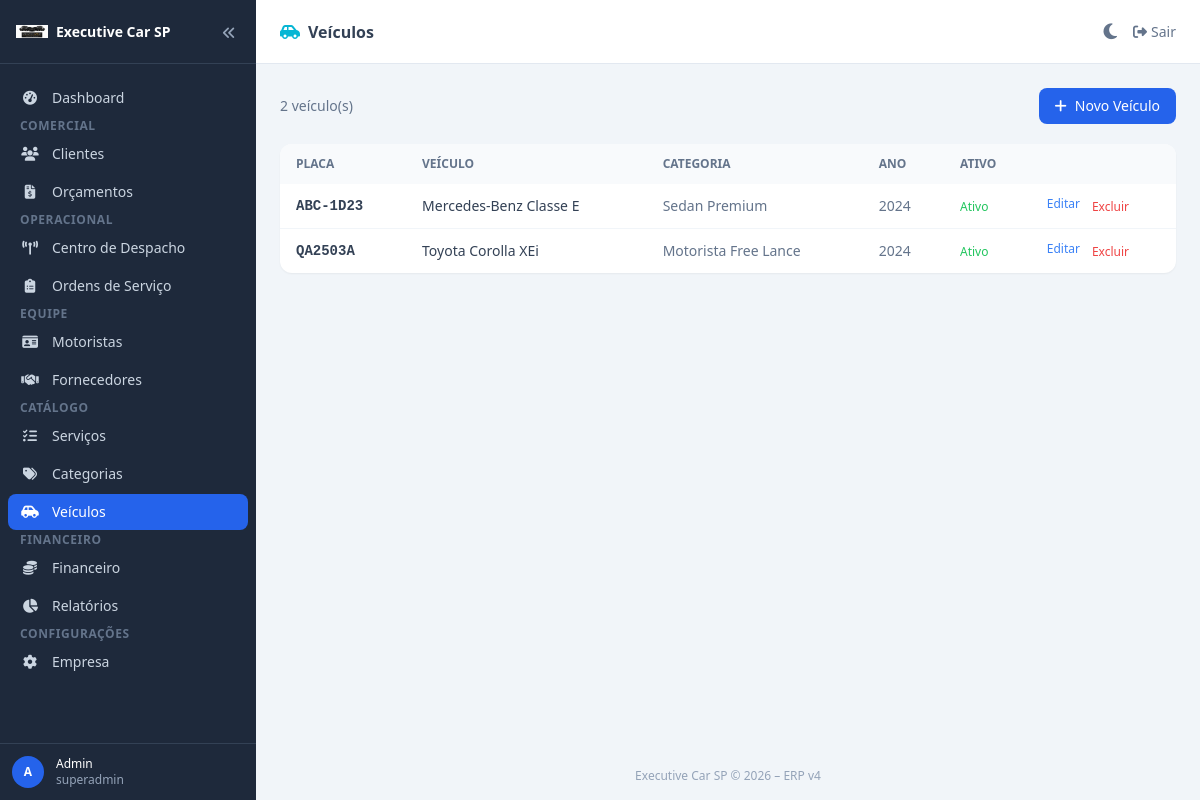
/vehicles/ (signed in), run on the app's committed database.
### app/models/company.py (models this page shows, shortened)
class Company(db.Model, TimestampMixin):
    __tablename__ = "companies"
    id       = db.Column(db.Integer, primary_key=True)
    name     = db.Column(db.String(200), nullable=False)
    slug     = db.Column(db.String(100), unique=True, nullable=False)
    email    = db.Column(db.String(200))
    phone    = db.Column(db.String(50))
    document = db.Column(db.String(50))   # CNPJ
    address  = db.Column(db.Text)
    logo_url = db.Column(db.String(500))
    plan     = db.Column(db.String(50), default="basic")    # basic, pro, enterprise
    status   = db.Column(db.String(50), default="active")   # active, suspended, cancelled
    settings = db.Column(db.JSON)
    users          = db.relationship("User",          backref="company", lazy="dynamic")
    clients        = db.relationship("Client",        backref="company", lazy="dynamic")
    suppliers      = db.relationship("Supplier",      backref="company", lazy="dynamic")
    drivers        = db.relationship("Driver",        backref="company", lazy="dynamic")
    vehicles       = db.relationship("Vehicle",       backref="company", lazy="dynamic")
    quotes         = db.relationship("Quote",         backref="company", lazy="dynamic")
    bookings       = db.relationship("Booking",       backref="company", lazy="dynamic")
    service_orders = db.relationship("ServiceOrder",  backref="company", lazy="dynamic")

### app/models/user.py (models this page shows, shortened)
class User(db.Model, UserMixin, TimestampMixin):
    __tablename__ = "users"
    id            = db.Column(db.Integer, primary_key=True)
    company_id    = db.Column(db.Integer, db.ForeignKey("companies.id"), nullable=False)
    name          = db.Column(db.String(200), nullable=False)
    email         = db.Column(db.String(200), unique=True, nullable=False)
    password_hash = db.Column(db.String(500))
    role          = db.Column(db.String(50), default="operator")
    is_active     = db.Column(db.Boolean, default=True)
    last_login    = db.Column(db.DateTime)

### app/models/vehicle.py (models this page shows, shortened)
class Vehicle(db.Model, TimestampMixin, SoftDeleteMixin):
    __tablename__ = "vehicles"
    id          = db.Column(db.Integer, primary_key=True)
    company_id  = db.Column(db.Integer, db.ForeignKey("companies.id"),         nullable=False)
    category_id = db.Column(db.Integer, db.ForeignKey("vehicle_categories.id"), nullable=False)
    make        = db.Column(db.String(100))
    model       = db.Column(db.String(100))
    year        = db.Column(db.Integer)
    plate       = db.Column(db.String(20))
    color       = db.Column(db.String(50))
    capacity    = db.Column(db.Integer)
    status      = db.Column(db.String(50), default="available")
    notes       = db.Column(db.Text)
    is_active   = db.Column(db.Boolean, default=True)
    bookings = db.relationship("Booking", backref="vehicle", lazy="dynamic")

class VehicleCategory(db.Model, TimestampMixin):
    __tablename__ = "vehicle_categories"
    id            = db.Column(db.Integer, primary_key=True)
    name          = db.Column(db.String(200), nullable=False, unique=True)
    slug          = db.Column(db.String(200), unique=True)
    description   = db.Column(db.Text)
    sort_order    = db.Column(db.Integer, default=0)
    is_active     = db.Column(db.Boolean, default=True)
    km_extra_rate = db.Column(db.Float, default=0.0)
    vehicles        = db.relationship("Vehicle",        backref="category", lazy="dynamic")
    service_pricing = db.relationship("ServicePricing", backref="category", lazy="dynamic")

### app/blueprints/vehicles/routes.py (the view)
@vehicles_bp.route("/")
@login_required
def index():
    vehicles = Vehicle.query.filter_by(company_id=current_user.company_id, deleted_at=None).order_by(Vehicle.make).all()
    return render_template("vehicles/index.html", vehicles=vehicles)

### app/models/user.py (called while the page is built)
@login_manager.user_loader
def load_user(user_id):
    return User.query.get(int(user_id))

### app/templates/vehicles/index.html (shortened to what this page needs)
{% extends "base.html" %}
{% block page_title %}<i class="fa-solid fa-car-side mr-2 text-cyan-500"></i>Veículos{% endblock %}
{% block content %}
<div class="flex justify-between items-center mb-5">
  <p class="text-sm text-slate-500">{{ vehicles|length }} veículo(s)</p>
  <a href="{{ url_for('vehicles.new') }}"
     class="bg-blue-600 hover:bg-blue-700 text-white text-sm font-medium px-4 py-2 rounded-lg flex items-center gap-2">
    <i class="fa-solid fa-plus"></i> Novo Veículo
  </a>
</div>
<div class="bg-white dark:bg-slate-800 rounded-xl shadow-sm overflow-hidden">
  <table class="w-full text-sm">
    <thead class="bg-slate-50 dark:bg-slate-700">
      <tr>
        <th class="px-4 py-3 text-left text-xs font-semibold text-slate-500 uppercase">Placa</th>
        <th class="px-4 py-3 text-left text-xs font-semibold text-slate-500 uppercase">Veículo</th>
        <th class="px-4 py-3 text-left text-xs font-semibold text-slate-500 uppercase">Categoria</th>
        <th class="px-4 py-3 text-left text-xs font-semibold text-slate-500 uppercase">Ano</th>
        <th class="px-4 py-3 text-left text-xs font-semibold text-slate-500 uppercase">Ativo</th>
        <th class="px-4 py-3"></th>
      </tr>
    </thead>
    <tbody class="divide-y divide-slate-100 dark:divide-slate-700">
      {% for v in vehicles %}
      <tr class="hover:bg-slate-50 dark:hover:bg-slate-700">
        <td class="px-4 py-3 font-mono font-semibold text-slate-700 dark:text-slate-200">{{ v.plate }}</td>
        <td class="px-4 py-3 text-slate-700 dark:text-slate-200">{{ v.make }} {{ v.model }}</td>
        <td class="px-4 py-3 text-slate-500">{{ v.category.name if v.category else '–' }}</td>
        <td class="px-4 py-3 text-slate-500">{{ v.year or '–' }}</td>
        <td class="px-4 py-3">
          {% if v.is_active %}<span class="text-green-500 text-xs">Ativo</span>{% else %}<span class="text-red-400 text-xs">Inativo</span>{% endif %}
        </td>
        <td class="px-4 py-3 flex gap-3">
          <a href="{{ url_for('vehicles.edit', vid=v.id) }}" class="text-blue-500 hover:underline text-xs">Editar</a>
          <form method="post" action="{{ url_for('vehicles.delete', vid=v.id) }}" class="inline"
                onsubmit="return confirm('Excluir?')">
            <button class="text-red-500 hover:underline text-xs">Excluir</button>
          </form>
        </td>
      </tr>
      {% else %}
      <tr><td colspan="6" class="px-4 py-10 text-center text-slate-400">Nenhum veículo.</td></tr>
      {% endfor %}
    </tbody>
  </table>
</div>
{% endblock %}

### app/templates/base.html (shortened to what this page needs)
<!DOCTYPE html>
<html lang="pt-BR">
<head>
  <script src="https://cdn.tailwindcss.com"></script>
  <link rel="stylesheet" href="https://cdnjs.cloudflare.com/ajax/libs/font-awesome/6.5.0/css/all.min.css">
</head>
<body x-data="erp()" class="bg-slate-100 dark:bg-slate-900 text-slate-900 dark:text-slate-100 min-h-screen font-sans antialiased">
<aside :class="sidebarOpen ? 'w-64' : 'w-16'"
       class="fixed inset-y-0 left-0 z-50 bg-slate-800 flex flex-col transition-all duration-300 overflow-hidden">
  <div class="h-16 flex items-center justify-between px-4 border-b border-slate-700 shrink-0">
    <a href="/" class="flex items-center gap-2 min-w-0">
      {% if current_company and current_company.logo_url %}
      <img src="{{ current_company.logo_url }}" alt="Logo"
           class="w-8 h-8 object-contain rounded shrink-0">
      {% else %}
      <div class="w-8 h-8 bg-blue-600 rounded-lg flex items-center justify-center shrink-0">
        <i class="fa-solid fa-car text-white text-sm"></i>
      </div>
      {% endif %}
      <span x-show="sidebarOpen" x-transition class="text-white font-bold text-sm truncate">
        {{ current_company.name if current_company else 'Executive Car SP' }}
      </span>
    </a>
    <button @click="sidebarOpen = !sidebarOpen; localStorage.setItem('sidebarOpen', sidebarOpen)"
            class="text-slate-400 hover:text-white p-1 shrink-0">
      <i :class="sidebarOpen ? 'fa-angles-left' : 'fa-angles-right'" class="fa-solid text-sm"></i>
    </button>
  </div>
  <nav class="flex-1 py-4 px-2 overflow-y-auto space-y-0.5">
    {% set sl = "flex items-center gap-3 px-3 py-2 rounded-lg text-slate-300 hover:bg-slate-700 hover:text-white transition-colors text-sm w-full" %}
    {% set sl_active = "flex items-center gap-3 px-3 py-2 rounded-lg bg-blue-600 text-white text-sm w-full" %}
    <a href="{{ url_for('dashboard.index') }}"
       class="{{ sl_active if request.endpoint == 'dashboard.index' else sl }}">
      <i class="fa-solid fa-gauge-high w-5 text-center shrink-0"></i>
      <span x-show="sidebarOpen" x-transition class="truncate">Dashboard</span>
    </a>
    <p x-show="sidebarOpen" class="text-xs font-semibold text-slate-500 uppercase tracking-wider px-3 mt-5 mb-1">Comercial</p>
    <a href="{{ url_for('clients.index') }}"
       class="{{ sl_active if request.blueprint == 'clients' else sl }}">
      <i class="fa-solid fa-users w-5 text-center shrink-0"></i>
      <span x-show="sidebarOpen" x-transition class="truncate">Clientes</span>
    </a>
    <a href="{{ url_for('quotes.index') }}"
       class="{{ sl_active if request.blueprint == 'quotes' else sl }}">
      <i class="fa-solid fa-file-invoice-dollar w-5 text-center shrink-0"></i>
      <span x-show="sidebarOpen" x-transition class="truncate">Orçamentos</span>
    </a>
    <p x-show="sidebarOpen" class="text-xs font-semibold text-slate-500 uppercase tracking-wider px-3 mt-5 mb-1">Operacional</p>
    <a href="{{ url_for('dispatch.index') }}"
       class="{{ sl_active if request.blueprint == 'dispatch' else sl }}">
      <i class="fa-solid fa-tower-broadcast w-5 text-center shrink-0"></i>
      <span x-show="sidebarOpen" x-transition class="truncate">Centro de Despacho</span>
    </a>
    <a href="{{ url_for('service_orders.index') }}"
       class="{{ sl_active if request.blueprint == 'service_orders' else sl }}">
      <i class="fa-solid fa-clipboard-list w-5 text-center shrink-0"></i>
      <span x-show="sidebarOpen" x-transition class="truncate">Ordens de Serviço</span>
    </a>
    <p x-show="sidebarOpen" class="text-xs font-semibold text-slate-500 uppercase tracking-wider px-3 mt-5 mb-1">Equipe</p>
    <a href="{{ url_for('drivers.index') }}"
       class="{{ sl_active if request.blueprint == 'drivers' else sl }}">
      <i class="fa-solid fa-id-card w-5 text-center shrink-0"></i>
      <span x-show="sidebarOpen" x-transition class="truncate">Motoristas</span>
    </a>
    <a href="{{ url_for('suppliers.index') }}"
       class="{{ sl_active if request.blueprint == 'suppliers' else sl }}">
      <i class="fa-solid fa-handshake w-5 text-center shrink-0"></i>
      <span x-show="sidebarOpen" x-transition class="truncate">Fornecedores</span>
    </a>
    <p x-show="sidebarOpen" class="text-xs font-semibold text-slate-500 uppercase tracking-wider px-3 mt-5 mb-1">Catálogo</p>
    <a href="{{ url_for('services.index') }}"
       class="{{ sl_active if request.blueprint == 'services' else sl }}">
      <i class="fa-solid fa-list-check w-5 text-center shrink-0"></i>
      <span x-show="sidebarOpen" x-transition class="truncate">Serviços</span>
    </a>
    <a href="{{ url_for('categories.index') }}"
       class="{{ sl_active if request.blueprint == 'categories' else sl }}">
      <i class="fa-solid fa-tags w-5 text-center shrink-0"></i>
      <span x-show="sidebarOpen" x-transition class="truncate">Categorias</span>
    </a>
    <a href="{{ url_for('vehicles.index') }}"
       class="{{ sl_active if request.blueprint == 'vehicles' else sl }}">
      <i class="fa-solid fa-car-side w-5 text-center shrink-0"></i>
      <span x-show="sidebarOpen" x-transition class="truncate">Veículos</span>
    </a>
    <p x-show="sidebarOpen" class="text-xs font-semibold text-slate-500 uppercase tracking-wider px-3 mt-5 mb-1">Financeiro</p>
    <a href="{{ url_for('financial.index') }}"
       class="{{ sl_active if request.blueprint == 'financial' else sl }}">
      <i class="fa-solid fa-coins w-5 text-center shrink-0"></i>
      <span x-show="sidebarOpen" x-transition class="truncate">Financeiro</span>
    </a>
    <a href="{{ url_for('reports.index') }}"
       class="{{ sl_active if request.blueprint == 'reports' else sl }}">
      <i class="fa-solid fa-chart-pie w-5 text-center shrink-0"></i>
      <span x-show="sidebarOpen" x-transition class="truncate">Relatórios</span>
    </a>
    <p x-show="sidebarOpen" class="text-xs font-semibold text-slate-500 uppercase tracking-wider px-3 mt-5 mb-1">Configurações</p>
    <a href="{{ url_for('dashboard.settings') }}"
       class="{{ sl_active if request.endpoint == 'dashboard.settings' else sl }}">
      <i class="fa-solid fa-gear w-5 text-center shrink-0"></i>
      <span x-show="sidebarOpen" x-transition class="truncate">Empresa</span>
    </a>
  </nav>
  <div class="border-t border-slate-700 p-3 shrink-0">
    <div class="flex items-center gap-3">
      <div class="w-8 h-8 bg-blue-600 rounded-full flex items-center justify-center text-white text-xs font-bold shrink-0">
        {{ current_user.name[0]|upper if current_user.is_authenticated else '?' }}
      </div>
      <div x-show="sidebarOpen" x-transition class="min-w-0">
        <p class="text-white text-xs font-medium truncate">{{ current_user.name if current_user.is_authenticated else '' }}</p>
        <p class="text-slate-400 text-xs truncate">{{ current_user.role if current_user.is_authenticated else '' }}</p>
      </div>
    </div>
  </div>
</aside>
<div :class="sidebarOpen ? 'ml-64' : 'ml-16'" class="transition-all duration-300 min-h-screen flex flex-col">
  <header class="h-16 bg-white dark:bg-slate-800 border-b border-slate-200 dark:border-slate-700 flex items-center justify-between px-6 sticky top-0 z-40">
    <h1 class="text-base font-semibold text-slate-700 dark:text-slate-200">
      {% block page_title %}{% endblock %}
    </h1>
    <div class="flex items-center gap-4">
      <button id="darkToggle" title="Alternar Dark / Light" class="text-slate-500 hover:text-slate-700 dark:text-slate-400 dark:hover:text-white transition-colors">
        <i id="darkIcon" class="fa-solid fa-moon text-lg"></i>
      </button>
      <a href="{{ url_for('auth.logout') }}" class="text-slate-500 hover:text-slate-700 dark:text-slate-400 dark:hover:text-white text-sm flex items-center gap-1">
        <i class="fa-solid fa-right-from-bracket"></i>
        <span class="hidden sm:inline">Sair</span>
      </a>
    </div>
  </header>
  <main class="flex-1 p-6">{% block content %}{% endblock %}</main>
  <footer class="text-center text-xs text-slate-400 dark:text-slate-600 py-4">
    Executive Car SP &copy; 2026 – ERP v4
  </footer>
</div>
</body>
</html>

### data on the page
Company: logo_url (picture), name "Executive Car SP"
User: is_active+name "A", is_active+name "Admin", is_active+role "superadmin"
Vehicle: plate "ABC-1D23", make "Mercedes-Benz", model "Classe E", category "Sedan Premium", year "2024", is_active "Ativo"
Vehicle: plate "QA2503A", make "Toyota", model "Corolla XEi", category "Motorista Free Lance", year "2024", is_active "Ativo"

### other printed values
{{ vehicles|length }} "2"
